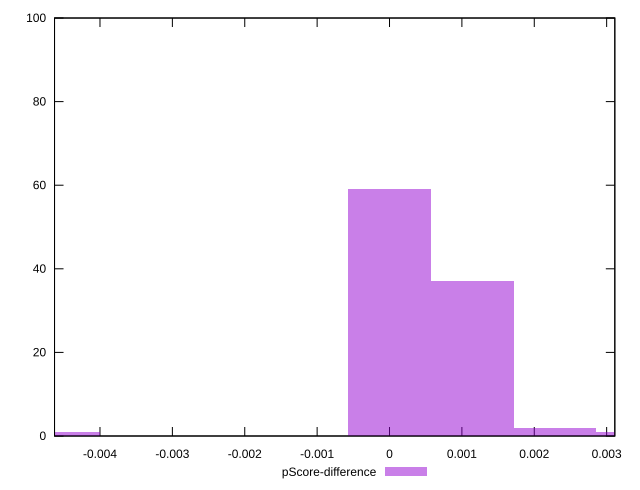

Write the gnuplot code that produced this figure.
reset

$pScoreDifference <<EOF
0 59
0.00114313197466133 37
0.00342939592398399 1
0.00228626394932266 2
-0.00457252789864532 1
EOF

set key outside below
set boxwidth 0.00114313197466133
set xrange [-0.004627991296044132:0.0031128693948405672]
set yrange [0:100]
set trange [0:100]
set style fill transparent solid 0.5 noborder
set terminal svg size 640, 490 enhanced background rgb 'white'
set output "reports/report_00031_2021-02-24T23-18-18.084Z/largest-contentful-paint/samples/music/pScore-difference/histogram.svg"

plot $pScoreDifference title "pScore-difference" with boxes

reset
